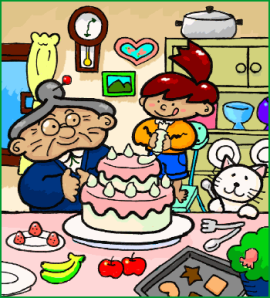
#> input picture Vision_Artificial/diff1.png, 270 x 298 px
$ python RestaDeImagenes.py
#> lines starting #> are read from the running program, lines starting #| are printed output that depends on the picture; after the words box and inside, x2 and y2 are one past the last pixel; in counts of white or black regions, pixels touching at a corner belong together
import cv2

# Cargamos las dos imagenes para hacer las diferencias
diff1 = cv2.imread('diff1.png')
#> diff1 is the input picture: shape (298, 270, 3); mean B, G, R 125.9, 151.1, 159.6
diff2 = cv2.imread('diff2.png')
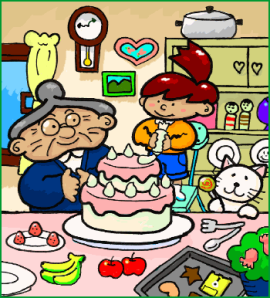
#> input picture Vision_Artificial/diff2.png, 270 x 298 px
#> diff2 is the input picture: shape (298, 270, 3); mean B, G, R 124.8, 151.1, 160.6

# Calculamos la diferencia absoluta de las dos imagenes
diff_total = cv2.absdiff(diff1, diff2)
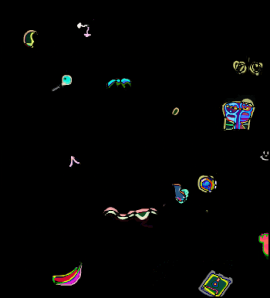
#> diff_total: shape (298, 270, 3); mean B, G, R 4.4, 4.7, 4.7

# Buscamos los contornos
imagen_gris = cv2.cvtColor(diff_total, cv2.COLOR_BGR2GRAY)
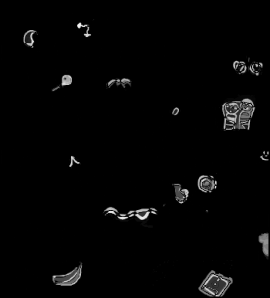
#> imagen_gris: shape (298, 270); min 0, max 243, mean 4.7
contours, _ = cv2.findContours(imagen_gris, cv2.RETR_EXTERNAL, cv2.CHAIN_APPROX_SIMPLE)
#> contours = 278 contours, 262 with area under 20; largest, box (x1, y1, x2, y2) and area: (220, 94, 256, 131) 984, (198, 270, 233, 297) 608, (102, 206, 159, 228) 534, (52, 261, 83, 286) 365, (197, 175, 217, 194) 280

# Miramos cada uno de los contornos y, si no es ruido, dibujamos su Bounding Box sobre la imagen original
for c in contours:
    if cv2.contourArea(c) >= 20:
        posicion_x, posicion_y, ancho, alto = cv2.boundingRect(c)  # Guardamos las dimensiones de la Bounding Box
        cv2.circle(diff1,(round(posicion_x+ancho/2),round(posicion_y+alto/2)),10,(0,0,255),3,cv2.MARKER_DIAMOND,0)   # Dibujamos la bounding box sobre diff1
#> this loop made 278 passes
#> (posicion_x, posicion_y, ancho, alto) on passes 21, 43, 68, 97, 117, 127, 157, 166, 217, 227, 231, 233: (198, 270, 35, 27), (52, 261, 31, 25), (258, 232, 11, 28), (102, 206, 57, 22), (172, 183, 17, 21), (197, 175, 20, 19), (69, 155, 12, 14), (258, 150, 11, 11), (169, 106, 12, 10), (220, 94, 36, 37), (106, 77, 26, 14), (51, 74, 21, 18)
#> c on passes 1 to 6: [[238, 295]], [[148, 295]], [[13, 295]], [[190, 294]], [[161, 292]], [[26, 288], [26, 289]]
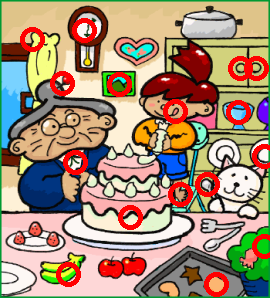
#> diff1: shape (298, 270, 3); 5.89% of pixels changed, all inside (x1, y1, x2, y2) = (20, 18, 270, 297)

while (1):
    # Mostramos las imagenes. ESC para salir.
    cv2.imshow('Imagen1', diff1)
    cv2.imshow('Imagen2', diff2)
    cv2.imshow('Diferencias detectadas', diff_total)
    tecla = cv2.waitKey(5) & 0xFF
#> (key Esc is pressed here)
    if tecla == 27:
        break

cv2.destroyAllWindows()
